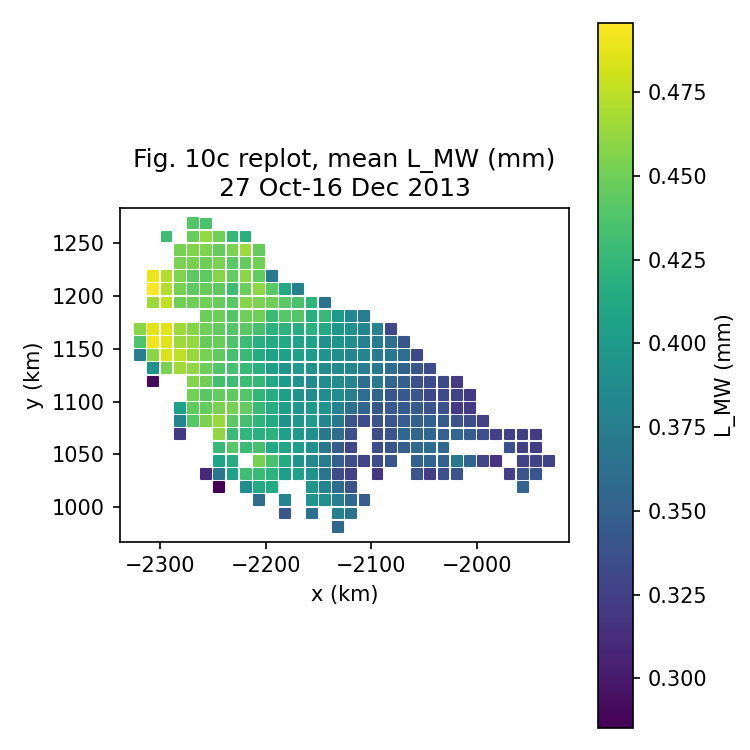

This chart was generated by the following Python code:
"""Level-R reference for Fig. 10c: REPLOT of the authors' published L_MW, not a recomputation.
Mean micrograinsize over 27 Oct-16 Dec 2013 (day 148..198 since 1 Jun 2013, 0-based) per pixel.
Run: python -I fig10c_replot.py   (reads ../data/meltdatalarsenc.nc)
"""
import pathlib, h5py, numpy as np
import matplotlib; matplotlib.use("Agg")
import matplotlib.pyplot as plt
here = pathlib.Path(__file__).parent
with h5py.File(here.parent / "data" / "meltdatalarsenc.nc") as h:
    lat, lon = h["lat"][:], h["lon"][:]
    g = h["micrograinsize"][:] * 1e3  # mm
d0, d1 = 148, 198  # 2013-06-01 + 148 = 2013-10-27 ; +198 = 2013-12-16
m_all = np.nanmean(g[:, d0:d1 + 1], axis=1)
# polar stereographic, true scale at 71 S (EPSG:3031), spherical approximation (good to ~km)
R, phi_c = 6378137.0, np.radians(71)
rho = 2 * R * np.tan(np.pi / 4 - np.radians(-lat) / 2) * (1 + np.sin(phi_c)) / 2
x, y = rho * np.sin(np.radians(lon)), rho * np.cos(np.radians(lon))
fig, ax = plt.subplots(figsize=(5, 5))
s = ax.scatter(x / 1e3, y / 1e3, c=m_all, s=22, cmap="viridis", marker="s")
ax.set(aspect="equal", xlabel="x (km)", ylabel="y (km)", title="Fig. 10c replot, mean L_MW (mm)\n27 Oct-16 Dec 2013", )
fig.colorbar(s, label="L_MW (mm)"); fig.tight_layout(); fig.savefig(here / "fig10c_replot.png", dpi=150)
np.savetxt(here / "fig10c_replot.csv", np.c_[lat, lon, m_all], delimiter=",", header="lat,lon,L_MW_mm_mean", comments="")
# 91 of 447 pixels are NaN on every day in the file (Read_Me: "sites that show NaN have not been run"); micrograinsize is the 18V product, as in Fig. 10c
print("pixels", lat.size, "L_MW mm min/mean/max %.3f %.3f %.3f" % (np.nanmin(m_all), np.nanmean(m_all), np.nanmax(m_all)),
      "| lat range", lat.min(), lat.max(), "| nan pixels", int(np.isnan(m_all).sum()))
